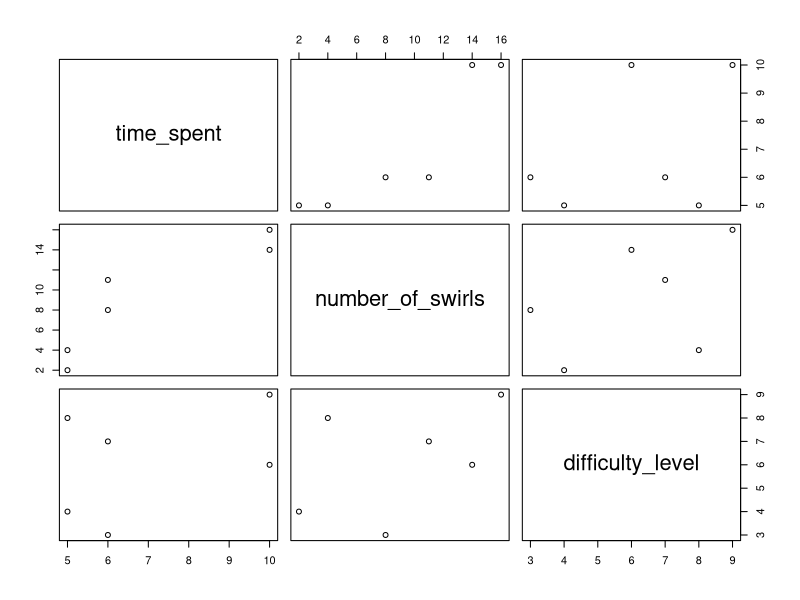
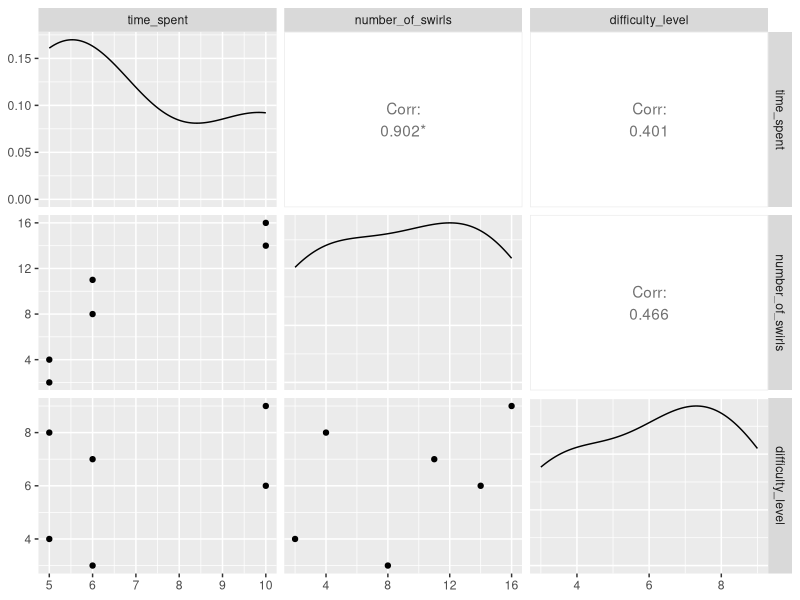
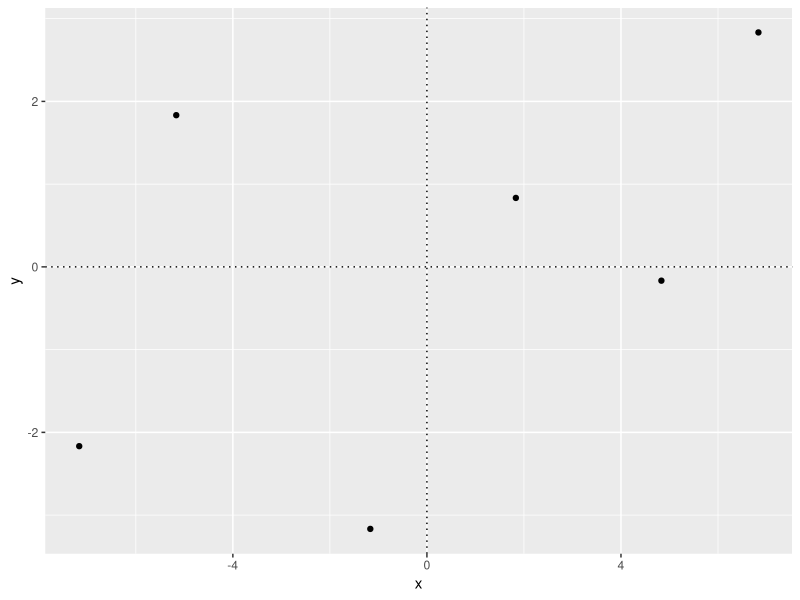
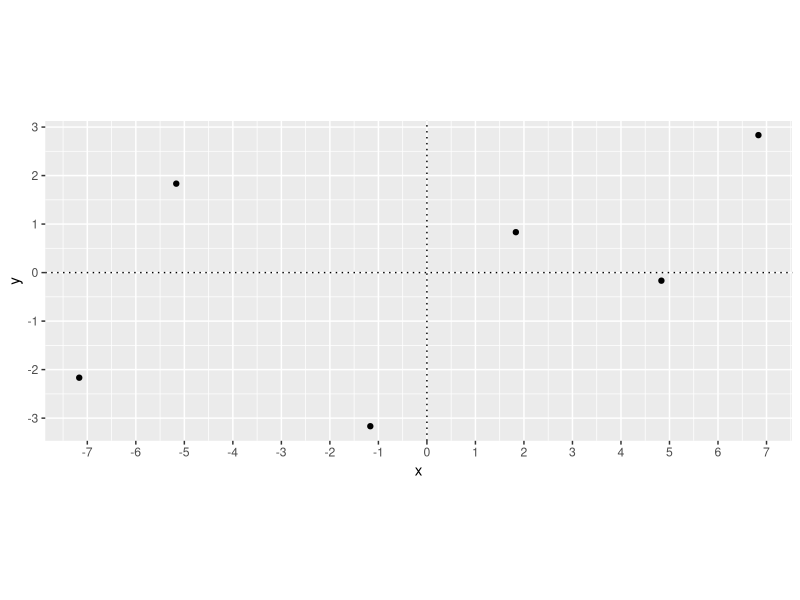
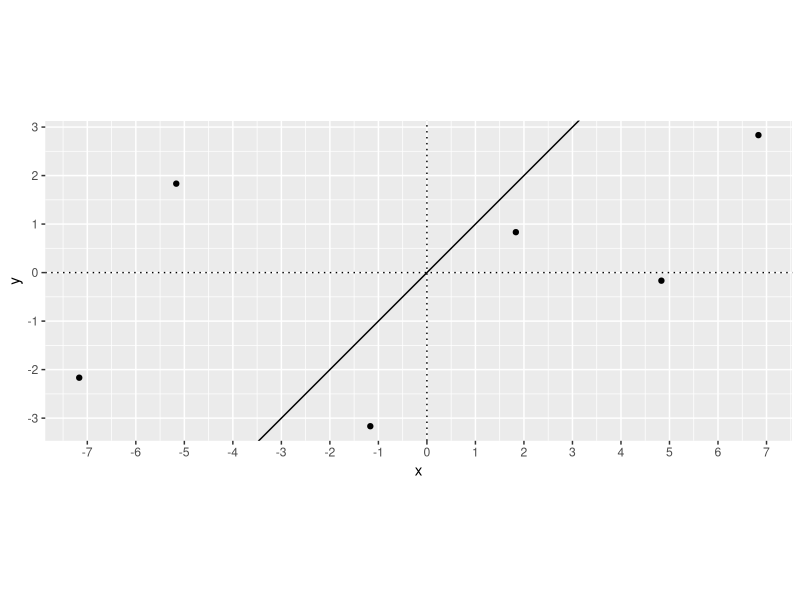
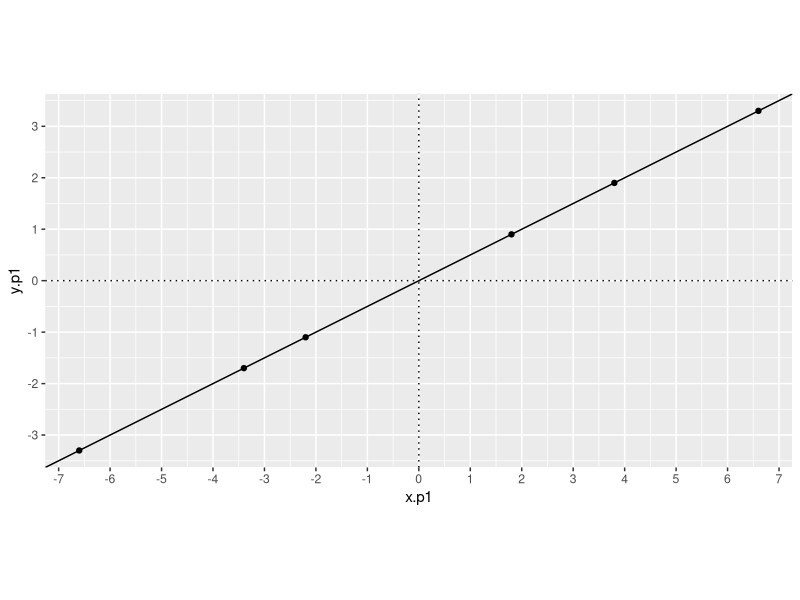
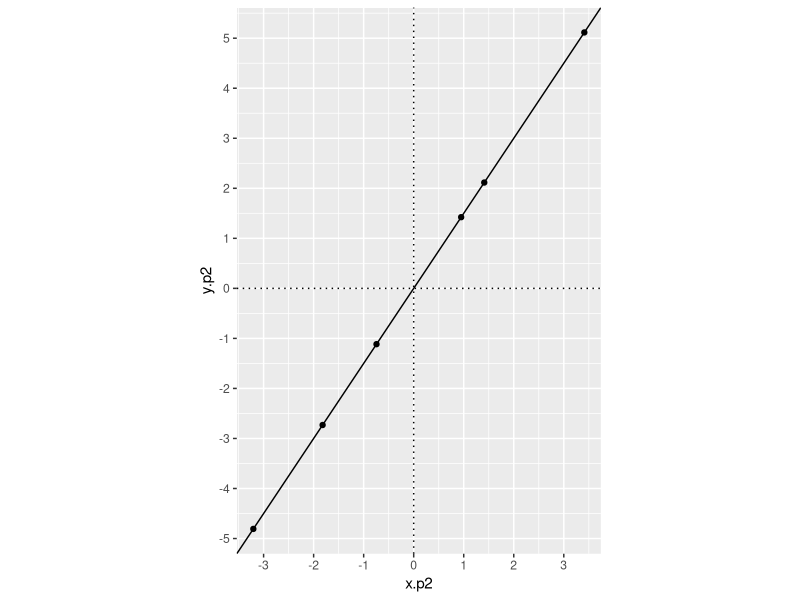
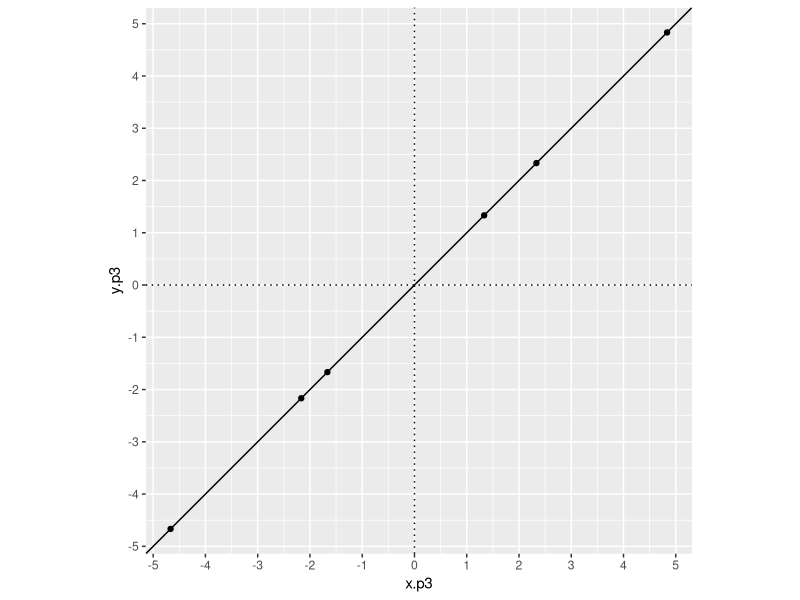

Here is the R script that generated these plots, in order:
## ---- chunk 1

#1. Design three questions for this survey that have the following properties:

#--- How many hours per week do you spend on HUDK4050? (Answer: 0-168)
#--- How many swirl courses have you completed? (Answer: 0-16)
#--- On a scale of 0-10 (10 being difficult), how difficult would you rate HUDK4050? (Answer: 0-10)

#2. Each member of the group should answer the questions for HUDK4050

#3. Collect the answers to the questions from each member of the group and upload it as a dataframe in R Studio

HDF <- read.csv("hack4.csv")


#4. Using the ggplot2 package (or if you like the ggplot2 +  GGAlly:: ggpairs()) draw three scatterplots that represent the data between the combinations of your three questions. 

library(tidyverse)
library(GGally)

#--- import Hackathon Data Frame "HDF"...  and clean up rownames
HDF <- read.csv("hack4.csv")
HDF2 <- HDF
rownames(HDF2) <- HDF$name
HDF2 <- HDF2[,-1]

#--- visualize the pairs
pairs(HDF2)
ggpairs(HDF2)

## ---- chunk 2

#1. Choose one of your three plots that has a good amount of spread in the data points...
#selected... "number_of_swirls" and "difficulty_level"


#2. Create a separate data frame with the two variables you chose...remove column 1 
HDF3 <- HDF2[,-1]


#3. Zero center the data using the scale() function but set the scale option to False so it does not also change the variance to 1 (it just subtracts the mean from each value)
HDF4 <- as.data.frame(scale(HDF3, scale = FALSE))


#--- long column names are too complicated for PCA calcs... 
#--- simplifying them as follows...
#--- number_of_swirls = x 
#--- difficulty_level = y
colnames(HDF4) <- c("x","y")


#4. Plot your zero-centered data using ggplot
ggplot(HDF4, aes(x=x,y=y)) + 
  geom_point() +
  geom_hline(yintercept = 0, linetype = "dotted") +
  geom_vline(xintercept = 0, linetype = "dotted")

#--- plot of x and y intercepts... figured out how to get ggplot to keep the xy ratio fixed so a truer picture of the relative position of the coordinates can be visualized
ggplot(HDF4, aes(x=x,y=y)) + 
  geom_point() +
  geom_hline(yintercept = 0, linetype = "dotted") +
  geom_vline(xintercept = 0, linetype = "dotted") + 
  scale_x_continuous(breaks = -10:10) + 
  scale_y_continuous(breaks = -10:10) +
  coord_fixed(ratio = 1)

#5. Examine your plot and try to estimate a trend line (y = mx + k) that represents the linear correlation of the two variables and runs through (0,0) - just use your eyes, don’t try to calculate it

#--- looks like it's less than 1... maybe .5  

#6. Plot your estimated line onto your data using the geom_abline()command

ggplot(HDF4, aes(x=x,y=y)) + 
  geom_point() + 
  geom_abline() +
  geom_hline(yintercept = 0, linetype = "dotted") +
  geom_vline(xintercept = 0, linetype = "dotted") +
  scale_x_continuous(breaks = -10:10) + 
  scale_y_continuous(breaks = -10:10) +
  coord_fixed(ratio = 1)


## ---- chunk 3

#7.1 Now, project your data onto your trend line and calculate the values of the projected data points

#        change in y
#slope = -----------
#        change in x

#--- use estimated slope of 0.5
HDF4$x.p1 <- (HDF4$x + 0.5 * HDF4$y)/(0.5^2 + 1)

#--- using y=mx... calculate projected y
HDF4$y.p1 <- 0.5 * HDF4$x.p1

#--- plot of the projected x and y values... just to see that they are all on the slope line used to determine them
#--- notice that the slope line bisects quadrant 1 and 3 evenly yet the slope is 0.5 (not 1.0), hmmm...  also notice that the x and y steps are not scaled to each other... pretty tricky of you ggplot!
ggplot(HDF4, aes(x.p1,y.p1)) + 
  geom_point() + 
  geom_abline(slope = .5, intercept = 0) +
  geom_hline(yintercept = 0, linetype = "dotted") +
  geom_vline(xintercept = 0, linetype = "dotted") + 
  scale_x_continuous(breaks = -10:10) + 
  scale_y_continuous(breaks = -10:10) +
  coord_fixed(ratio = 1)

## ---- chunk 4
#7.2 Now, project your data onto your trend line and calculate the values of the projected data points 

#        change in y
#slope = -----------
#        change in x

#--- use estimated slope of 1.5
HDF4$x.p2 <- (HDF4$x + 1.5 * HDF4$y)/(1.5^2 + 1)

#--- using y=mx... calculate projected y
HDF4$y.p2 <- 1.5 * HDF4$x.p2

#--- plot of the projected x and y values... just to see that they are all on the slope line used to determine them
#--- notice that the slope line bisects quadrant 1 and 3 evenly yet the slope is 1.5 (not 1.0), hmmm...  also notice that the x and y steps are not scaled to each other... pretty tricky of you ggplot!
ggplot(HDF4, aes(x.p2,y.p2)) + 
  geom_point() + 
  geom_abline(slope = 1.5, intercept = 0) +
  geom_hline(yintercept = 0, linetype = "dotted") +
  geom_vline(xintercept = 0, linetype = "dotted") + 
  scale_x_continuous(breaks = -10:10) + 
  scale_y_continuous(breaks = -10:10) +
  coord_fixed(ratio = 1)

## ---- chunk 5
#REPEAT...
#7.3 Now, project your data onto your trend line and calculate the values of the projected data points

#        change in y
#slope = -----------
#        change in x

#--- use estimated slope of 1.0
HDF4$x.p3 <- (HDF4$x + 1.0 * HDF4$y)/(1.0^2 + 1)

#--- using y=mx... calculate projected y
HDF4$y.p3 <- 1.0 * HDF4$x.p3

#--- plot of the projected x and y values... just to see that they are all on the slope line used to determine them
#--- notice that the slope line bisects quadrant 1 and 3 evenly... as it should since the slope is 1
ggplot(HDF4, aes(x.p3,y.p3)) + 
  geom_point() + 
  geom_abline(slope = 1.0, intercept = 0) +
  geom_hline(yintercept = 0, linetype = "dotted") +
  geom_vline(xintercept = 0, linetype = "dotted") + 
  scale_x_continuous(breaks = -10:10) + 
  scale_y_continuous(breaks = -10:10) +
  coord_fixed(ratio = 1)

## ---- chunk 6

#8. Now, calculate the distance from your projected data points to the origin (0,0)
#--- this should help.... a^2 + b^2 = c^2
HDF4$distorigin1 <- sqrt(HDF4$x.p1^2 + HDF4$y.p1^2)
HDF4$distorigin2 <- sqrt(HDF4$x.p2^2 + HDF4$y.p2^2)
HDF4$distorigin3 <- sqrt(HDF4$x.p3^2 + HDF4$y.p3^2)

#9. Square the distances so that all values are positive and then add them together... this is the Eigenvalue "the sum of the squared distances" 
sumofsquares1 <- sum(HDF4$distorigin1)
sumofsquares2 <- sum(HDF4$distorigin2)
sumofsquares3 <- sum(HDF4$distorigin3)


#--- Bring together the three Eigenvalues calculated and select the largest among them...  
sumofsquares1
sumofsquares2
sumofsquares3

#--- looks like the first one is the winner, where the slope is 0.5 
PC1.slope <- 1/2

## ---- chunk 7

#1. Choose the trend line that has the larger Eigenvalue, we will call this line the First Principal Component or PC1
#Create a new dataframe with just the projected x and y with the of the largest Eigenvalue
HDF5 <- HDF4[1:5]


#2. PC1 represents the linear combination of your two variables, which is a fancy way of saying that it describes the mixture of the two variables, according to the ratio of rise and run (y and x). In other words, the contribution of each variable is proportionate to its contribution to the trend line:

#--- we chose a value of 0.5 as our First Principal Component or PC1 slope 


#3. In Principal Component Analysis these ratios are written scaled so that they are proportionate to one unit along the principal component.  

#--- at 18:24 in the workout video it shows that the eigenvector value formula as sqrt (change in y ^ 2 + change in x ^ 2)... should the "+" sign be a "/"?

HDF5$PC1Ratio <- (HDF5$y.p1 - HDF5$y) / (HDF5$x.p1 - HDF5$x)

#---Eigenvector calculation

#---change in y
changeiny.1 <- (HDF5$y.p1 - HDF5$y)

#---change in x
changeinx.1 <- (HDF5$x.p1 - HDF5$x)

#---Eigenvector = sqrt (change in y ^ 2 / change in x ^ 2)
Eigenvector.1 <- sqrt(changeiny.1^2 / changeinx.1^2)
load.y.p1 <- 1/Eigenvector.1
load.x.p1 <- 2/Eigenvector.1


#4. The values you have just calculated (the ratio of your two variables) are called the Loading Scores for PC1, the one unit long line that is comprised of the loading scores is called the Eigenvector.

#--- got it

#5. Because we have two variables we can also calculate the Second Principal Component (PC2). PC2 is the line perpendicular to PC1 that passes through the origin. Calculate the projected values, Eigenvalue and Eigenvector (with Loading Scores) for PC2. Note PC1 and PC2 are not correlated because they are perpendicular.

#--- i understand conceptually what needs to be done... calculate a set of projected x and projected y values to the line PC2 whose slope is the negative inverse of the slope of PC1... i don't yet fully understand these formulas that get us there... one day ;).

  
#--- use the negative inverse of PC1's slope of 1/2
PC2.slope <- -2/1

#--- use slope of PC2.slope
HDF5$x.p2 <- (HDF5$x + PC2.slope * HDF5$y)/(PC2.slope ^ 2 + 1)

#--- using y=mx... calculate projected y
HDF5$y.p2 <- 1.0 * HDF5$x.p2

#--- Calculate the ratio of your two variables according to PC2 on this scale.
HDF5$PC2Ratio <- (HDF5$y.p2 - HDF5$y) / (HDF5$x.p2 - HDF5$x)

#--- Eigenvector calculation

#--- change in y
changeiny.2 <- (HDF5$y.p2 - HDF5$y)

#--- change in x
changeinx.2 <- (HDF5$x.p2 - HDF5$x)

#--- Eigenvector = sqrt (change in y ^ 2 / change in x ^ 2)
Eigenvector.2 <- sqrt(changeiny.1^2 / changeinx.1^2)
load.y.p2 <- -2/Eigenvector.2
load.x.p2 <- 1/Eigenvector.2


#--- plot of the projected x and y values... just to see that they are all on the slope line used to determine them
ggplot(HDF5, aes(x,y)) + 
  geom_point() + 
  geom_abline(slope = PC1.slope, intercept = 0) +
  geom_abline(slope = PC2.slope, intercept = 0) +
    geom_hline(yintercept = 0, linetype = "dotted") +
  geom_vline(xintercept = 0, linetype = "dotted") + 
  scale_x_continuous(breaks = -10:10) + 
  scale_y_continuous(breaks = -10:10) +
  coord_fixed(ratio = 1)

#6. Now you have two Principal Components you can plot your data according to the Components. First, rotate the data so that PC2 is the y-axis and PC1 is the x-axis. You can do this using the projected values, it is the distance between the original and the projected values. Your plot should look like this (minus the original axes):

#--- i conceptually understand the rotation... i don't yet fully understand these formulas that get us there... one day ;).


HDF5$PC1 <- sqrt((HDF5$x - HDF5$x.p2)^2) + sqrt((HDF5$y - HDF5$y.p2)^2)
HDF5$PC2 <- sqrt((HDF5$x - HDF5$x.p1)^2) + sqrt((HDF5$y - HDF5$y.p1)^2)

HDF5$PC1 <- ifelse((HDF5$y < HDF5$y.p2), -1 * HDF5$PC1, HDF5$PC1)
HDF5$PC2 <- ifelse((HDF5$x > HDF5$x.p2), -1 * HDF5$PC2, HDF5$PC2)

ggplot(HDF5, aes(PC1, PC2)) +
  geom_point() +
  geom_hline(yintercept = 0, linetype = "dotted") +
  geom_vline(xintercept = 0, linetype = "dotted") + 
  scale_x_continuous(breaks = -10:10) + 
  scale_y_continuous(breaks = -10:10) +
  coord_fixed(ratio = 1)


#7. For ease of interpretation you can convert the Eigenvalues into a Variation metric by dividing by the sample size minus 1. Calculate variation for PC1 and PC2. The total variation is equal to variation(PC1) + variation(PC2). Therefore the relative variation that each component accounts for is variation(PC)/total variation. Plot the relative variation of each PC as a bar chart.



## ---- chunk 8

#1. At this stage you should have a values that looks like this, present your information in this format:




#2. The loading scores for each question for each PC can be interpreted as the contribution of each question to the PC. Look at your loading scores and try to interpret what each PC might represent? Is one component mostly one question or are they an even mix?




#3. The relative variation that each PC accounts for can be used to determine whether the second one could be discarded. Would you discard the second component or would keep it? Why? 




#4. Of course the computer can do all these calculations for us :) The R code is very simple:
#fit <- prcomp(data, center = TRUE, scale. = TRUE)
#Notice the center and scale. options, a lot of words have been spilled on when and why you should use these options. It largely depends on what you are trying to accomplish though it is probably a good idea to always center. 


#5. Run the PCA code on your three questions. 

fit <- prcomp(HDF2, center = TRUE, scale. = TRUE)
fit

sd(HDF2[,1])
sd(HDF2[,2])
sd(HDF2[,3])

#6. The resulting object will contain three sections: 
#     sdev (the standard deviation of the eigenvalues to give you an idea of the relative importance of each PC in the same way our variation score did).  Are your components very different by this measure, could you drop any? 

#--- it looks like the standard deviation of time spent is the greatest variable... and difficulty level is least... i suppose that third one could be dropped.
#--- when i went back to the data... i couldn't understand the sdev values of the three columns... clearly column 2 data had greater range of values than columns 1 and three... a simple standard deviation command confirmed this... then i thought about this sdev value... sdev isn't the standard deviation of the actual values, rather it is the standard deviations of the principal components (i.e. points projected onto a principal axis) and the actual values. Here, the 'difficulty level' contributed least to the variability of the remaining columns. 


#     rotation (the loading scores). Can you substantively interpret what each component means?

#--- I understand that PCA takes a pair of vectors (i.e. two variable columns in a dataframe) and finds a straight line (PC1) that is closest to data points on a scree-plot graph of those vectors. That best fitting line (PC1) is calculated as follows: for each actual data point, identify the closest point on a line called PC1 that is closest to all data points. To calculate the closest line, side lengths of triangles are calculated. The corners of the triangle for each data point are: the point of origin, (0,0), the actual data point (x,y), and the projected point on PC1 (x.p, y.p). The angle "origin"-"projected point on PC1"-"actual data point" forms a right angle. Line a ("projected point on PC1"-"actual data point") is shortest where line b ("origin"-"projected point on PC1") is longest. This is proven using the a^2+b^2=c^2 where line a shrinks as line b grows to maintain a fixed line c length value. I've researched to try to find a crisp definition of loading scores... not surprising, there's some fuss about how terminology in this area (see https://stats.stackexchange.com/questions/125684/how-does-fundamental-theorem-of-factor-analysis-apply-to-pca-or-how-are-pca-l). I found this direct statement..."loading scores are equal to the coordinates of the variables divided by the square root of the eigenvalue associated with the component." Unfortunately, that statement doesn't help me "substantively interpret what each component means". One day ;). 

# ---Separately, i understand Rotation has to do with pivoting the entire plot of the PC1 line and it's perpendicular sibling, the PC2 line, and all the actual data points, such that PC1 rests on the x-axis with a slope of zero.


#     X (the original scores multiplied by the loadings to produce a composite value for each component for each individual). How did you score on each component? If your components have some meaning can you interpret each person’s score? 

# ---not at this time... One day ;).


